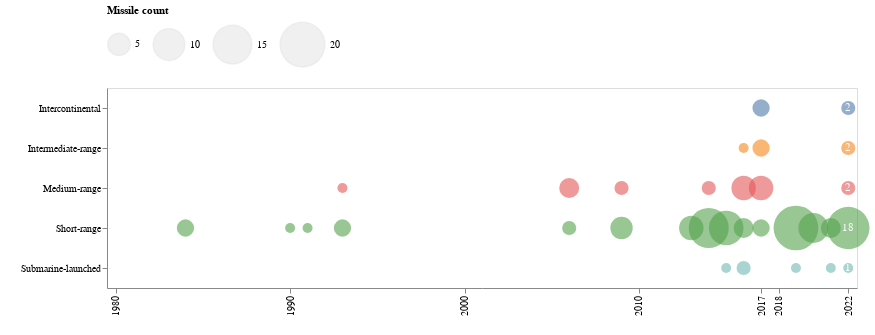

Write notebook code for a chart like this one.
### Markdown cell above
---

### Code cell
circles = (
    alt.Chart(missile_total_all[missile_total_all["year"] > "1979"])
    .mark_circle(opacity=0.6, stroke="#1a1a1a", strokeWidth=0)
    .encode(
        alt.X(
            "year:O",
            axis=alt.Axis(
                values=[
                    "1960",
                    "1970",
                    "1980",
                    "1990",
                    "2000",
                    "2010",
                    "2017",
                    "2018",
                    "2022",
                ],
            ),
            title=" ",
        ),
        alt.Y("missle_type_desc:N", title=" "),
        alt.Size(
            "count:Q",
            title="Missile count",
            scale=alt.Scale(range=[0, 2000]),
            # legend=None,
        ),
        alt.Color("missile_type:N", legend=None),
    )
)

text = (
    alt.Chart(missile_total_all[missile_total_all["year"] == "2022"])
    .mark_text(dx=0, dy=0, color="white")
    .encode(
        x=alt.X("year:O", stack="zero"),
        y=alt.Y("missle_type_desc:O"),
        text=alt.Text("count:Q"),
    )
)

(circles + text).configure_legend(
    symbolType="circle",
    orient="top",
    symbolFillColor="#e6e6e6",
    symbolStrokeColor="#e6e6e6",
).properties(
    width=750,
    height=200,
    title="",
)

### Figure 1 — Vega-Lite specification as saved in the notebook (floating-point values rounded to 4 significant figures; data arrays with more than 128 entries replaced by an {"elided": "..."} marker saying what was removed)
{"config": {"view": {"continuousWidth": 400, "continuousHeight": 300}, "legend": {"orient": "top", "symbolFillColor": "#e6e6e6", "symbolStrokeColor": "#e6e6e6", "symbolType": "circle"}}, "layer": [{"data": {"name": "data-7fbf62cf39fba6db07301d33c7f8acbc"}, "mark": {"type": "circle", "opacity": 0.6, "stroke": "#1a1a1a", "strokeWidth": 0}, "encoding": {"color": {"field": "missile_type", "legend": null, "type": "nominal"}, "size": {"field": "count", "scale": {"range": [0, 2000]}, "title": "Missile count", "type": "quantitative"}, "x": {"axis": {"values": ["1960", "1970", "1980", "1990", "2000", "2010", "2017", "2018", "2022"]}, "field": "year", "title": " ", "type": "ordinal"}, "y": {"field": "missle_type_desc", "title": " ", "type": "nominal"}}}, {"data": {"name": "data-3c8dfccebaf811e0e16fc1aa29d57d83"}, "mark": {"type": "text", "color": "white", "dx": 0, "dy": 0}, "encoding": {"text": {"field": "count", "type": "quantitative"}, "x": {"field": "year", "stack": "zero", "type": "ordinal"}, "y": {"field": "missle_type_desc", "type": "ordinal"}}}], "height": 200, "title": "", "width": 750, "$schema": "https://vega.github.io/schema/vega-lite/v4.17.0.json", "datasets": {"data-7fbf62cf39fba6db07301d33c7f8acbc": {"elided": "215 records"}, "data-3c8dfccebaf811e0e16fc1aa29d57d83": [{"year": "2022", "missile_type": "IRBM", "missle_type_desc": "Intermediate-range", "count": 2.0}, {"year": "2022", "missile_type": "MRBM", "missle_type_desc": "Medium-range", "count": 2.0}, {"year": "2022", "missile_type": "SRBM", "missle_type_desc": "Short-range", "count": 18.0}, {"year": "2022", "missile_type": "SLBM", "missle_type_desc": "Submarine-launched", "count": 1.0}, {"year": "2022", "missile_type": "ICBM", "missle_type_desc": "Intercontinental", "count": 2.0}]}}
